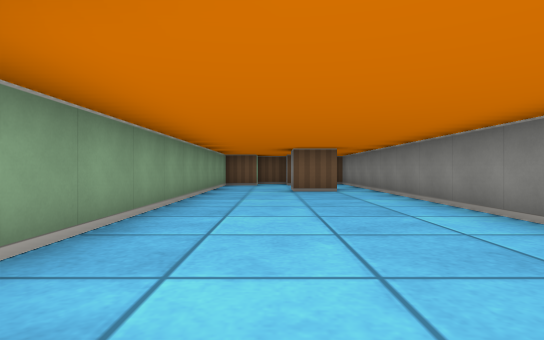
View 1 (above)

12 first-person views from a walk through a cub3D ray-caster map. The camera is about half as high as the walls, looks level and sees 80° across. The floor is counted in squares. Each view is taken from the middle of a square. On the plan, view 1 faces up. The plan holds only what a view shows up to about 9 squares ahead; the rest is blank. The place goes on beyond the plan.

View 2
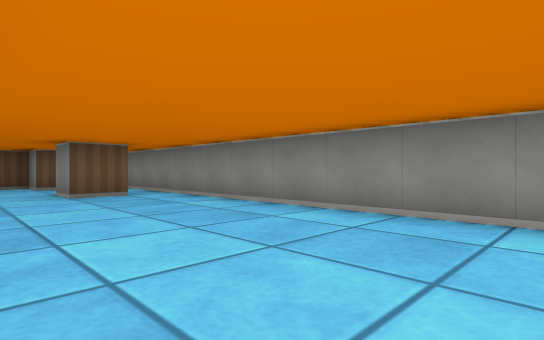

View 3
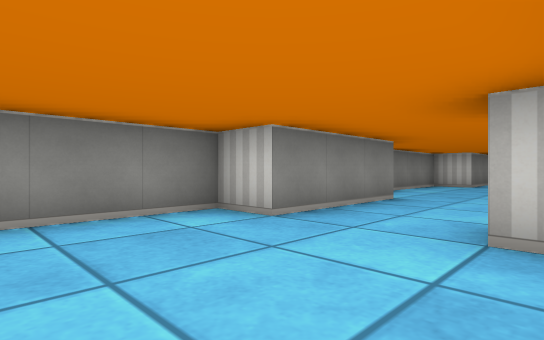

View 4
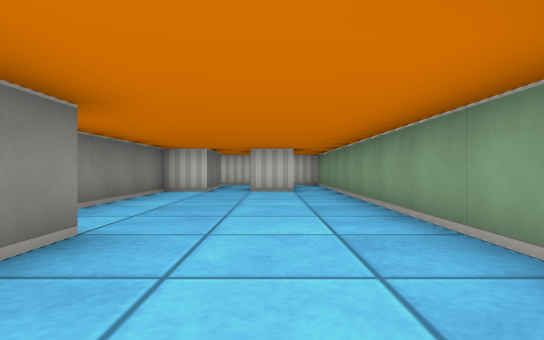

View 5
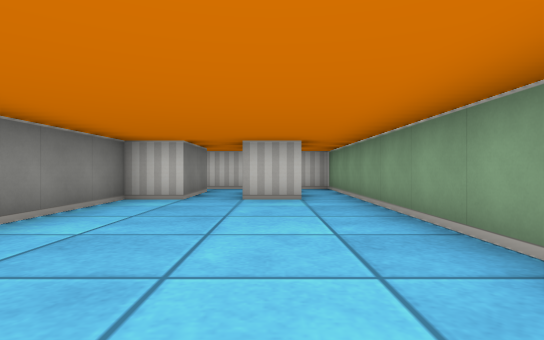

View 6
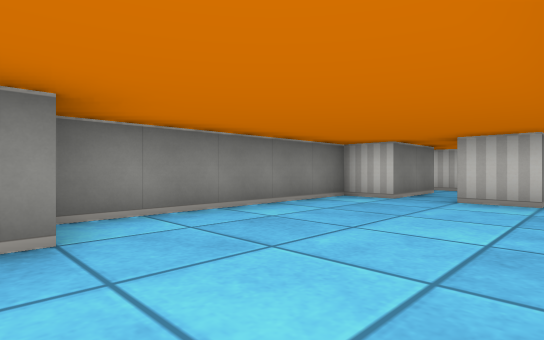

View 7
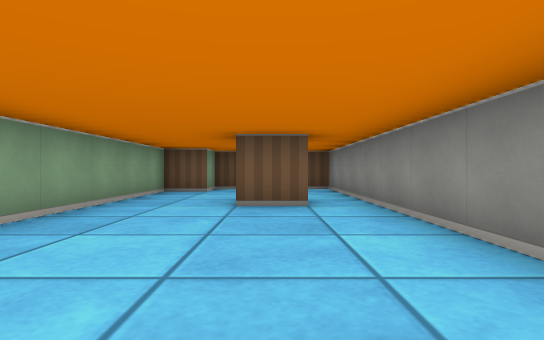

View 8
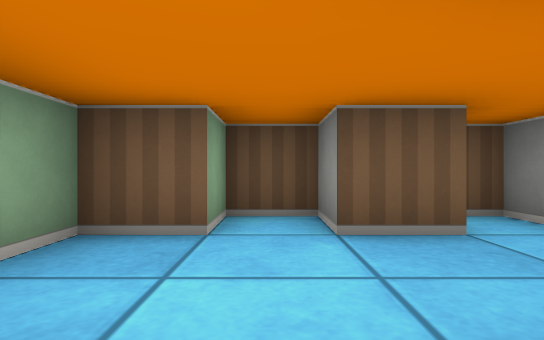

View 9
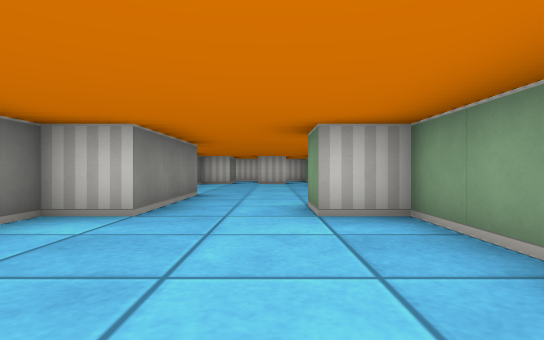

View 10
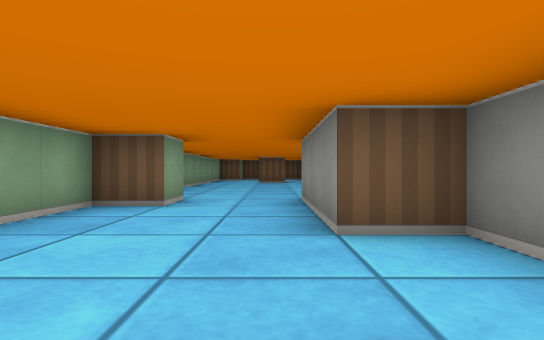

View 11
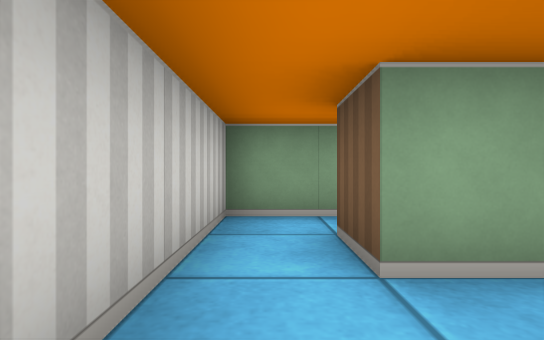

View 12
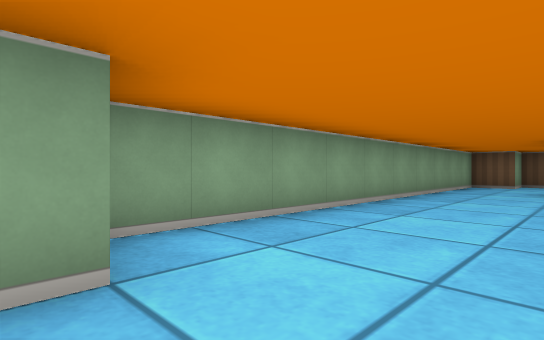

### Floor plan
Ten units are one square. View 1 is at (0, 0); x grows to the right and y downward. Boxes are objects, and circles mark ways between rooms. Rooms are numbered by the first view taken in them; rooms with no view inside come last. Other rooms are left out.
<svg viewBox="-20 -120 50 230">
<path fill="none" stroke="#000" d="M-6 75 5 75M-5 -5 -5 5 -15 5 -15 75M5 86 5 95M15 95 15 75 25 75 25 25 15 25 15 -5M15 -75 5 -75 5 -85M16 -105 5 -105 5 -115 -5 -115 -5 -105 -15 -105 -15 -5 -5 -5M15 -5 25 -5 25 -115 19 -115M4 105 19 105M-15 75 -15 105 4 105M5 95 -5 95"/>
<circle cx="5" cy="0" r="3" fill="#2a7"/>
<circle cx="10" cy="85" r="3" fill="#2a7"/>
<circle cx="-10" cy="85" r="3" fill="#2a7"/>
<circle cx="0" cy="100" r="3" fill="#2a7"/>
<text x="0" y="40">1</text>
<text x="10" y="-60">2</text>
<text x="10" y="100">3</text>
<text x="-10" y="90">4</text>
</svg>
Room 1 opens to room 2. Room 1 opens to room 3. Room 1 opens to room 4. Room 3 opens to room 4.

Where each view was taken, in squares from view 1:
view 1: 0 up, 0 right, facing up
view 2: 1 up, 1 left, facing up-right
view 3: 3 up, 1 left, facing down-right
view 4: 0 up, 0 right, facing down
view 5: 2 down, 0 right, facing down
view 6: 2 down, 1 left, facing down-right
view 7: 3 up, 1 right, facing up
view 8: 8 up, 0 right, facing up
view 9: 4 up, 0 right, facing down
view 10: 5 down, 1 right, facing up
view 11: 10 down, 2 right, facing left
view 12: 0 up, 1 right, facing up-left
